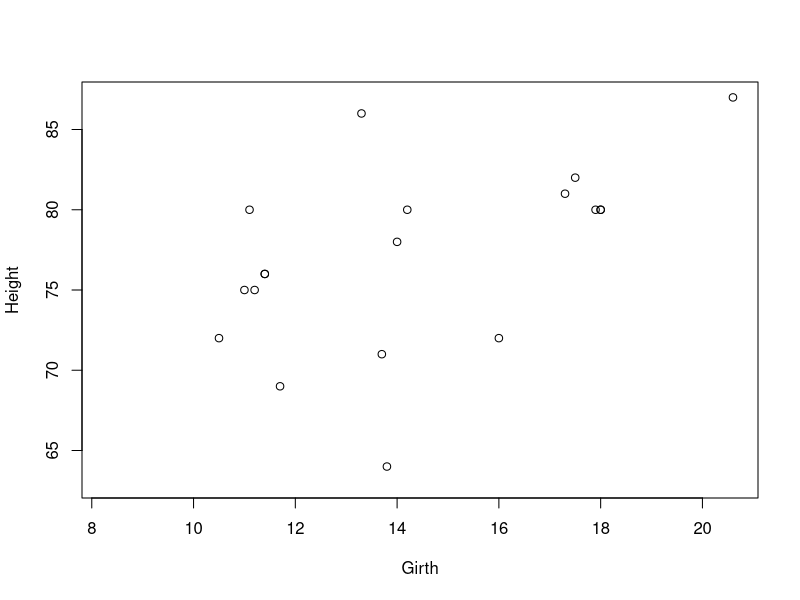
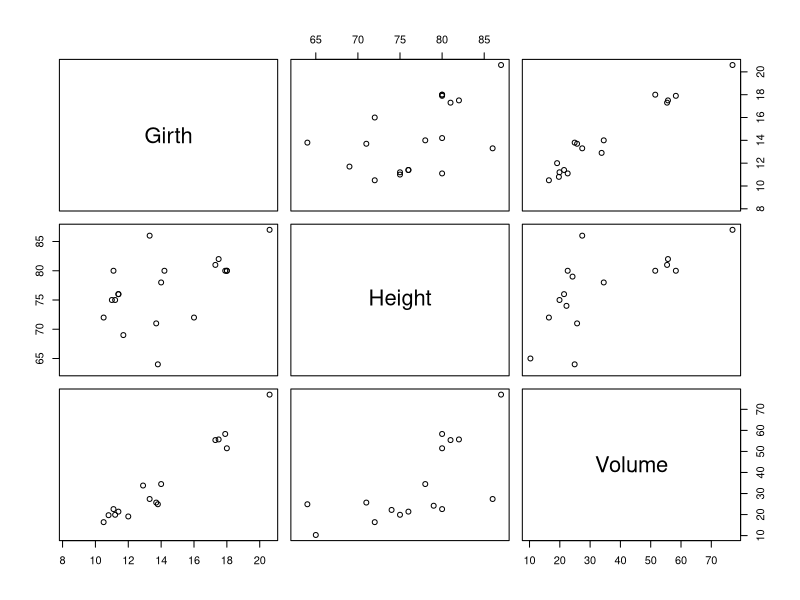

The R script that drew these images, in order:
## ---- chunk 1
knitr::opts_knit$set(root.dir = "/Users/Daniel/Dropbox/Teaching/CourseR/")
knitr::opts_knit$set(cache=FALSE)
## ---- chunk 2
trees <- read.table("./data/trees.txt", 
    sep = "|", na = "999",
    col.names = c("Girth", "Height", "Volume"))
head(trees)
## ---- chunk 3
plot(Height ~ Girth, data = trees)
## ---- chunk 4
options(digits = 2)
## ---- chunk 5
pairs(trees)
## ---- chunk 6
m <- matrix(c(18, 32, 11, 41, 73,
              61, 47, 22, 87, 63,
              44, 52, 23, 42, 77,
              23, 17,  5, 72, 83
              ), 
            byrow = TRUE, ncol = 5
)
m
## ---- chunk 7
m[3, c(2,4,5)]
m[ ,c(2,4,5)][3, ]
m[3, m[3, ] == 52 |
     m[3, ] == 42 |
     m[3, ] == 77 ]
m[3, c(FALSE, TRUE, FALSE, TRUE, TRUE)]

m[3, ][ m[3, ] > 40 &
        m[3, ] != 44 ]

subset(m, c(FALSE, FALSE, TRUE, FALSE), 
    select = c(2,4,5), drop = TRUE)
## ---- chunk 8
v <- m[c(2,3), 4]
v
m2 <- m[ ,-5]
m2[2, ] <-  v + m2[2, ]
m2[4, ] <-  v + m2[4, ]
m2
